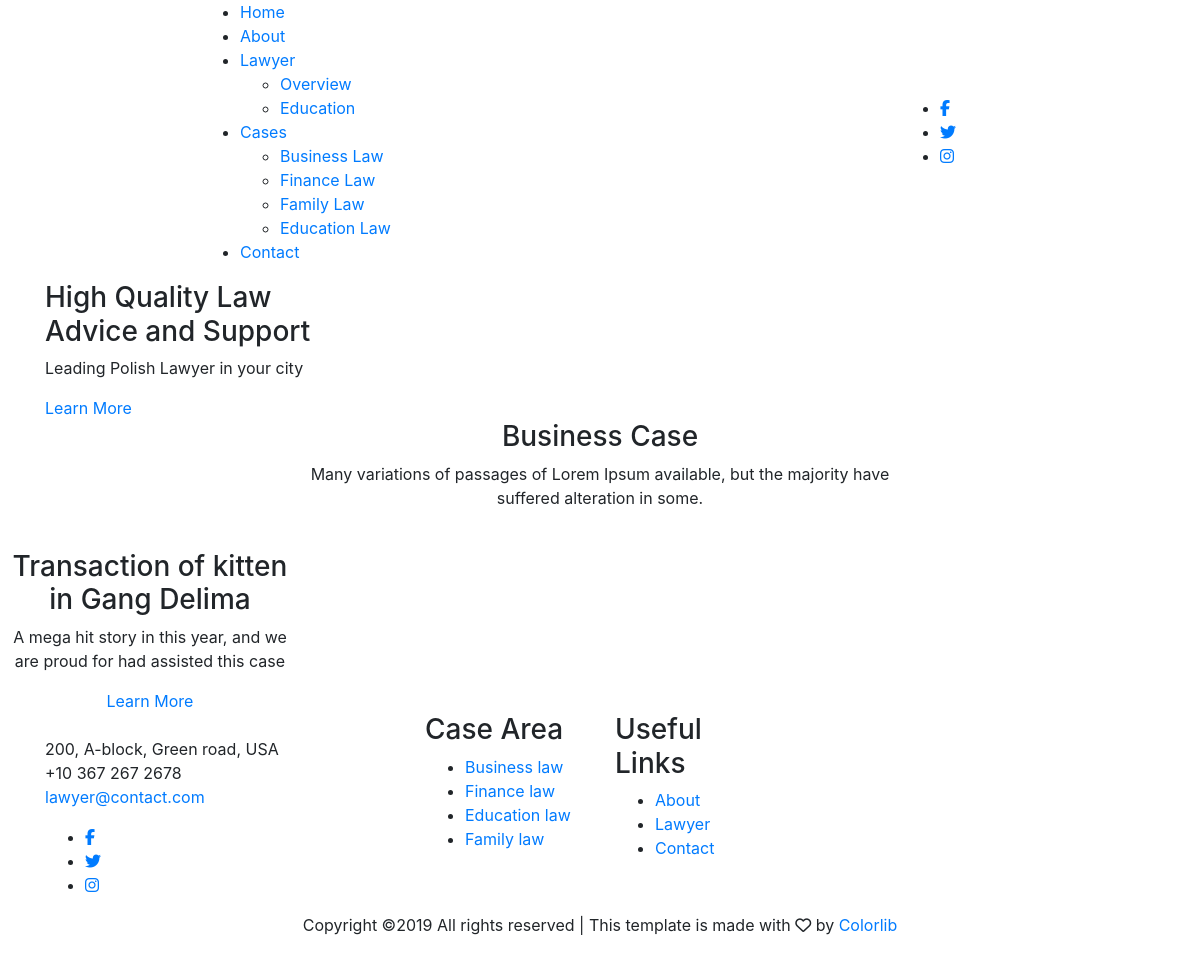
The page /index.php/cases/business on the database its author committed.
### tables this page shows
CREATE TABLE Cases (
    id INT(10) UNSIGNED AUTO_INCREMENT PRIMARY KEY,
    field_id INT(10) UNSIGNED,
    lawyer_id INT(10) UNSIGNED,
    title VARCHAR(50) NOT NULL, 
    client_name VARCHAR(70) NOT NULL,
    description TEXT NOT NULL,
    photo TEXT NOT NULL,
    CONSTRAINT cases_lawyer_fk
    FOREIGN KEY (lawyer_id)
    REFERENCES Lawyer(id) ON DELETE CASCADE,
    CONSTRAINT cases_field_fk
    FOREIGN KEY (field_id)
    REFERENCES Field(id) ON DELETE RESTRICT
);

### application/controllers/Cases.php (called while the page is built, shortened)
<?php
class Cases extends CI_Controller {
	public function __construct() {
		$this->load->model('MCases');
	}
	public function business()
	{
		$data['cases'] = $this->MCases->getBusinessCase();
		$this->load->view('case_business', $data);
	}
}

### index.php (called while the page is built, shortened)
<?php
require_once BASEPATH.'core/CodeIgniter.php';

### application/models/MCases.php (called while the page is built, shortened)
<?php
class MCases extends CI_Model {
    public function getBusinessCase() {
        $this->db->select('Cases.*, Field.name as fieldName');
        $this->db->from('Cases');
        $this->db->join('Field', 'Field.id = Cases.field_id');
        $this->db->where('Field.name', 'Business Law');
        $query = $this->db->get();
        return $query->result();
    }
}
?>

### application/views/case_business.php (the view, shortened to what this page needs)
<?php include "template/header.php"; ?>
    <div class="slider_area ">
        <div class="slider_area_inner slider_bg_1 d-flex align-items-center">
            <div class="container">
                <div class="row">
                    <div class="col-xl-7">
                        <div class="single_slider">
                            <div class="slider_text">
                                <h3>High Quality Law <br>
                                    Advice and Support</h3>
                                <p>Leading Polish Lawyer in your city</p>
                                <a href="<?php echo base_url(); ?>about" class="boxed-btn4 ">Learn More</a>
                            </div>
                        </div>
                    </div>
                </div>
            </div>
        </div>
    </div>
    <div class="practice_area">
        <div class="container-fluid p-0">
            <div class="row">
                <div class="col-xl-12">
                    <div class="section_title text-center mb-60">
                        <h3>Business Case</h3>
                        <p>Many variations of passages of Lorem Ipsum available, but the majority have <br> suffered alteration in some.</p>
                    </div>
                </div>
            </div>
            <div class="row no-gutters">
                <?php foreach ($cases as $case): ?>
                <div class="col-xl-3 col-md-6">
                    <div class="single_practice">
                        <div class="practice_image">
                        </div>
                        <div class="practice_hover text-center">
                            <div class="hover_inner">
                                <h3><?php echo $case->title; ?></h3>
                                <p><?php echo $case->description; ?></p>
                                <a href="#" class="lern_more">Learn More</a>
                            </div>
                        </div>
                    </div>
                </div>
                <?php endforeach ?>
            </div>
        </div>
    </div>
<?php include "template/footer.php"; ?>

### rows shown on the page
cases: title "Transaction of kitten in Gang Delima", description "A mega hit story in this year, and we are proud for had assisted this case"
